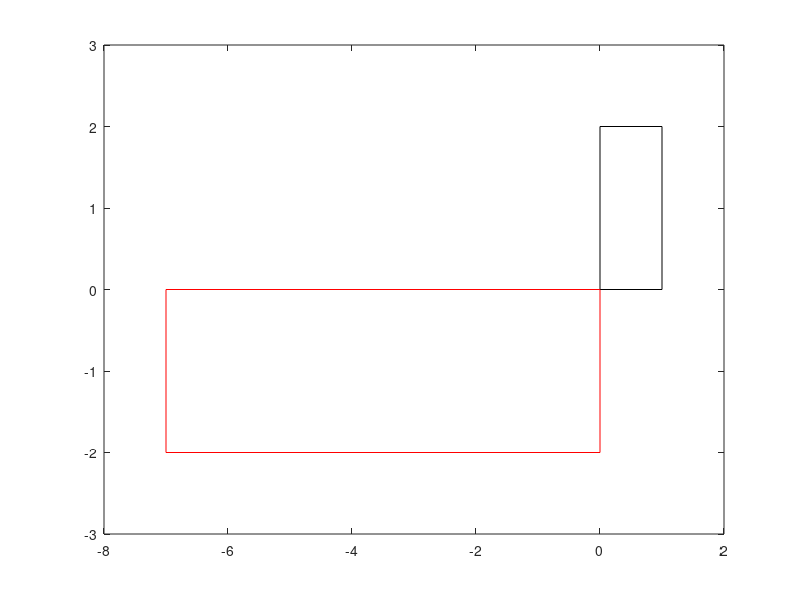

Source code (MATLAB):
topRHS_Black = [1;2];
botLHS_Black = [0;0];
topRHS_Red = [0;0];
botLHS_Red = [-7;-2];
black = cat(2, topRHS_Black, botLHS_Black);

% Find the matrix that transforms the black rectangle into the red rectangle. Look at
% the diagram and observe what has happened to the black rectangle. Form the matrices
% that do these operations; there are two.
% Rotate by topRHS_Black and botLHS_Black by 180 degrees
% Then apply a horizontal stretch such that we get topRHS_Red and botLHS_Red

% The matrix that rotates by 180 degrees is:
R = [cos(pi) -sin(pi); sin(pi) cos(pi)]
% The matrix that stretches horizontally to get topRHS_Red and botLHS_Red is:
S = [7 0 ;0 1]

% Multiply these matrices in the correct order to get the transformation matrix A. 
A_Transformation = R * S

% Experimentally verify that you can plot the black
% rectangle yourself and then multiply the vectors that describe the opposite vertices by
% A and obtain and plot the red rectangle. Include the matrices you used to do this in
% your report.

% Plot the black rectangle with the vectors (1, 2) and (0, 0)
black_v1 = [1;2];
black_v2 = [0;0];
black_matrix = cat(2, black_v1, black_v2);
black_v = [black_matrix(1,1), black_matrix(1,2), black_matrix(1,2), black_matrix(1,1), black_matrix(1,1)];
black_u = [black_matrix(2,1), black_matrix(2,1), black_matrix(2,2), black_matrix(2,2), black_matrix(2,1)];
plot(black_v, black_u, 'k-');
hold on;
axis([-8 2 -3 3]);

% Ensure that transforming black rectangle with A_Transformation gives RED
sanity_check = A_Transformation * black_matrix;
sanity_check_v = [sanity_check(1,1), sanity_check(1,2), sanity_check(1,2), sanity_check(1,1), sanity_check(1,1)];
sanity_check_u = [sanity_check(2,1), sanity_check(2,1), sanity_check(2,2), sanity_check(2,2), sanity_check(2,1)];
plot(sanity_check_v, sanity_check_u, 'r-');
hold on;